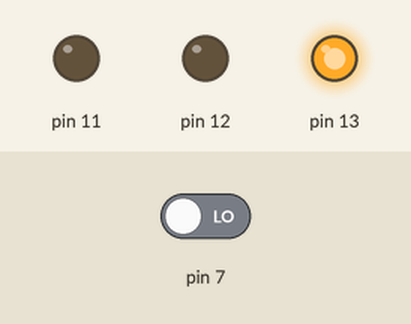
Simulated run of this sketch. Board: Arduino Uno, built with avr-gcc and run on an emulated ATmega328P. On the bench: output pins drawn as LEDs (lit = HIGH). The test bench sets the inputs (shaded band); at power-on: pin 7 LOW.

Above: at 9.8 s.
9.9 s: pin 7 driven HIGH
At 12.9 s:
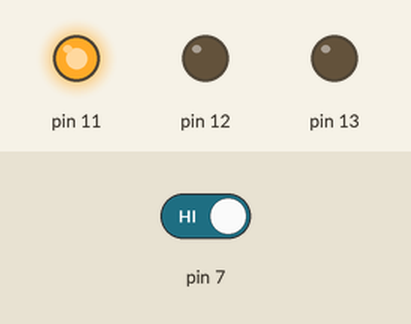
15.3 s: pin 7 driven LOW
At 17.8 s:
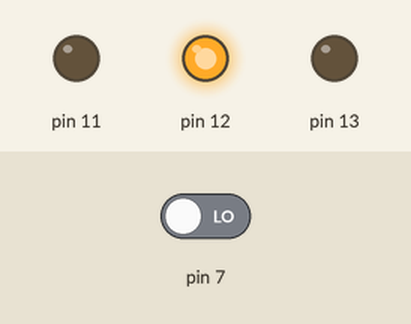
Timing chart, 0 to 31.2 s (numbered marks = the images above; inputs shaded):
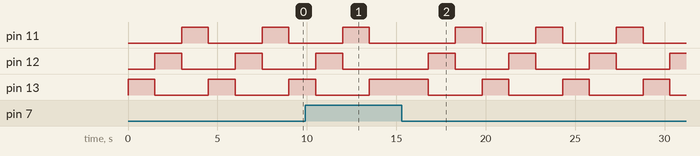

Measured:
- after the input at 15.3 s, pin 11: alternates HIGH for 1.5 s and LOW for 3.0 s, starting after 3.0 s; pin 12, pin 13: alternates HIGH for 1.5 s and LOW for 3.0 s, starting after 1.5 s
- by itself, pin 11–13: alternates HIGH for 1.5 s and LOW for 3.0 s

The sketch:

parpadeo3LedsPulsador.ino
```cpp
int interruptor=0;

void setup() {
	pinMode(13, OUTPUT);
	pinMode(12, OUTPUT);
	pinMode(11, OUTPUT);
  	pinMode(7, INPUT);

}

void loop() {
  interruptor=digitalRead(7);

  if(interruptor==HIGH){
	digitalWrite(13, HIGH);
	digitalWrite(12, LOW);
	digitalWrite(11, LOW);

  }else if(interruptor==LOW){

    digitalWrite(13, HIGH);
	digitalWrite(12, LOW);
	digitalWrite(11, LOW);
	delay(1500);

	digitalWrite(13, LOW);
	digitalWrite(12, HIGH);
	digitalWrite(11, LOW);

	delay(1500);

	digitalWrite(13, LOW);
	digitalWrite(12, LOW);
	digitalWrite(11, HIGH);

	delay(1500);
  }

}
```
